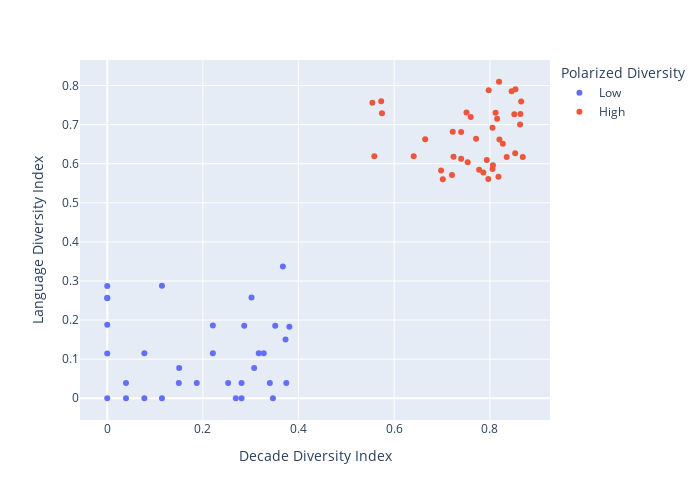

Notebook code for this chart:
### Code cell
fig = px.scatter(user_data_polarised, x='Decade Diversity Index', y='Language Diversity Index', color='Polarized Diversity', width=700, height=500)
fig.show()

### Figure 1 — Plotly figure (JSON) as saved in the notebook; plotly's stock layout.template omitted (floating-point values rounded to 4 significant figures)
{"data": [{"hovertemplate": "Polarized Diversity=Low<br>Decade Diversity Index=%{x}<br>Language Diversity Index=%{y}<extra></extra>", "legendgroup": "Low", "marker": {"color": "#636efa", "symbol": "circle"}, "mode": "markers", "name": "Low", "orientation": "v", "showlegend": true, "type": "scatter", "x": [0, 0.2208, 0.3808, 0.3272, 0, 0.3016, 0, 0.1144, 0.3512, 0.1496, 0.2528, 0.3168, 0.0776, 0, 0.34, 0.1144, 0, 0.3672, 0.2688, 0.0392, 0.0392, 0.3744, 0.3728, 0.2208, 0.1504, 0.0776, 0.2808, 0.3464, 0, 0.3072, 0.2808, 0.2864, 0.1872], "xaxis": "x", "y": [0.1144, 0.1152, 0.1832, 0.1152, 0.2872, 0.2576, 0.256, 0.288, 0.1856, 0.0392, 0.0392, 0.1152, 0.1152, 0.188, 0.0392, 0, 0.2568, 0.3368, 0, 0.0392, 0, 0.0392, 0.1504, 0.1864, 0.0776, 0, 0.0392, 0, 0, 0.0776, 0, 0.1856, 0.0392], "yaxis": "y"}, {"hovertemplate": "Polarized Diversity=High<br>Decade Diversity Index=%{x}<br>Language Diversity Index=%{y}<extra></extra>", "legendgroup": "High", "marker": {"color": "#EF553B", "symbol": "circle"}, "mode": "markers", "name": "High", "orientation": "v", "showlegend": true, "type": "scatter", "x": [0.6648, 0.8632, 0.8152, 0.853, 0.5584, 0.8192, 0.7208, 0.7968, 0.7224, 0.82, 0.812, 0.818, 0.8456, 0.698, 0.74, 0.8056, 0.8655, 0.7864, 0.8352, 0.724, 0.8056, 0.8272, 0.8512, 0.5728, 0.7712, 0.8536, 0.8688, 0.7976, 0.74, 0.864, 0.76, 0.6408, 0.7016, 0.7776, 0.7936, 0.5544, 0.8064, 0.5744, 0.7512, 0.7536], "xaxis": "x", "y": [0.6624, 0.7, 0.7152, 0.6264, 0.6192, 0.8096, 0.5712, 0.5608, 0.6816, 0.6616, 0.7304, 0.5664, 0.7856, 0.5824, 0.6128, 0.5864, 0.7592, 0.5776, 0.6168, 0.6176, 0.692, 0.6512, 0.7264, 0.76, 0.664, 0.7904, 0.6168, 0.788, 0.6808, 0.7272, 0.7192, 0.6192, 0.56, 0.5848, 0.6096, 0.756, 0.596, 0.7288, 0.7312, 0.604], "yaxis": "y"}], "layout": {"height": 500, "legend": {"title": {"text": "Polarized Diversity"}, "tracegroupgap": 0}, "margin": {"t": 60}, "width": 700, "xaxis": {"anchor": "y", "domain": [0, 1], "title": {"text": "Decade Diversity Index"}}, "yaxis": {"anchor": "x", "domain": [0, 1], "title": {"text": "Language Diversity Index"}}}}
